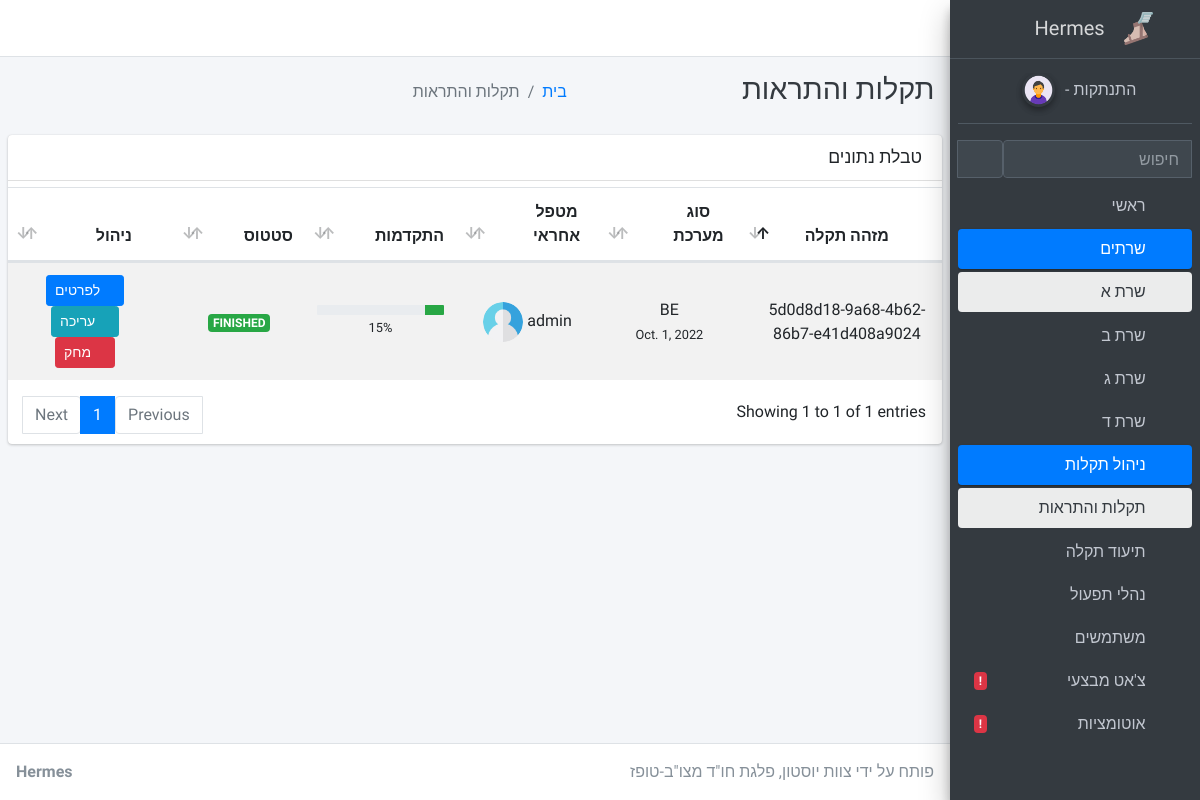
/management-alerts, run on the app's committed database.
### apps/home/models.py (models this page shows, shortened)
class Record(models.Model):
    AIRPORT = 'AIRPORT'
    BE = 'BE'
    CHOICES_SYSTEM = (
        (AIRPORT, 'AIRPORT'),
        (BE, 'BE')
    )
    FINISHED = 'FINISHED'
    IN_PROGRESS = 'IN PROGRESS'
    ABORTED = 'ABORTED'
    CHOICES_STATUS = (
        (FINISHED, 'FINISHED'),
        (IN_PROGRESS, 'IN PROGRESS'),
        (ABORTED, 'ABORTED')
    )
    id = models.AutoField(primary_key=True)
    record_id =  models.UUIDField(default=uuid.uuid4, editable=False)
    created_by = models.ForeignKey(User, related_name='records', on_delete=models.CASCADE)
    system_type = models.CharField(max_length=20, choices=CHOICES_SYSTEM, default=AIRPORT)
    status = models.CharField(max_length=20, choices=CHOICES_STATUS, default=IN_PROGRESS)
    network = models.CharField(max_length = 12)
    date_start = models.DateField()
    date_finish = models.DateField()
    progression = PositiveIntegerField(default=0, validators=[MinValueValidator(0), MaxValueValidator(100)])
    short_description = models.TextField(blank=True, null=True)
    long_description = models.TextField(blank=True, null=True)
    short_solution = models.TextField(blank=True, null=True)
    long_solution = models.TextField(blank=True, null=True)

### apps/home/views.py (the view)
# urls.py: path('management-alerts', views.alerts, name='management-alerts'),
def alerts(request):
    alerts = Record.objects.all()
    context = {'management', 'alerts'}
    return render(request,'home/alerts.html', {'alerts': alerts, 'segment' : context})

### apps/context_processors.py (called while the page is built)
def cfg_assets_root(request):
    return { 'ASSETS_ROOT' : settings.ASSETS_ROOT }

### apps/templates/home/alerts.html (shortened to what this page needs)
{% extends "layouts/base.html" %}
{% block body_class %} sidebar-mini layout-fixed layout-navbar-fixed layout-footer-fixed {% endblock body_class %}
{% block stylesheets %}
  <link rel="stylesheet" href="{{ ASSETS_ROOT }}/plugins/fontawesome-free/css/all.min.css">
  <link rel="stylesheet" href="{{ ASSETS_ROOT }}/plugins/datatables-bs4/css/dataTables.bootstrap4.min.css">
  <link rel="stylesheet" href="{{ ASSETS_ROOT }}/css/adminlte.min.css">
{% endblock stylesheets %}
{% block content %}
  <div class="content-wrapper">
    <div class="content-header" style="direction:rtl">
      <div class="container-fluid">
        <div class="row mb-2">
          <div class="col-sm-3">
            <h1 class="m-0 text-dark">תקלות והתראות</h1>
          </div>
          <div class="col-sm-4">
            <ol class="breadcrumb float-sm-left">
              <li class="breadcrumb-item"><a href="/">בית</a></li>
              <li class="breadcrumb-item active">תקלות והתראות</li>
            </ol>
          </div>
        </div>
      </div>
    </div>
    <section class="content" style="direction: rtl">
      <div class="card">
        <div class="card-header">
          <h3 class="card-title">טבלת נתונים</h3>
        </div>
        <div class="card-body p-0">
          <table id="table" class="table table-striped projects">
              <thead>
                  <tr class="text-center">
                    <th>מזהה תקלה</th>
                    <th>סוג מערכת</th>
                    <th>מטפל אחראי</th>
                    <th>התקדמות</th>
                    <th>סטטוס</th>
                    <th>ניהול</th>
                  </tr>
              </thead>
              <tbody>
                {% for a in alerts %}
                  <tr class="text-center">
                      <td>{{a.record_id}}</td>
                      <td>
                          <a>{{a.system_type}}</a>
                          <br/>
                          <small>{{a.date_start}}</small>
                      </td>
                      <td>
                        <img alt="Avatar" class="table-avatar" src="{{ ASSETS_ROOT }}/img/user.png">
                      </td>
                      <td class="project_progress">
                          <div class="progress progress-sm">
                              <div class="progress-bar bg-green" role="progressbar" aria-valuenow="{{a.progression}}" aria-valuemin="0" aria-valuemax="100" style="width: {{a.progression}}%">
                              </div>
                          </div>
                          <small> {{a.progression}}% </small>
                      </td>
                      <td class="project-state">
                        {% if a.status == "FINISHED" %}
                          <span class="badge badge-success">{{a.status}}</span>
                        {% else %}
                            {% if a.status == "IN PROGRESS" %}
                              <span class="badge badge-warning">{{a.status}}</span>
                            {% else %}
                              <span class="badge badge-danger">{{a.status}}</span>
                            {% endif %}
                        {% endif %}
                      </td>
                      <td class="project-actions text-center">
                          <a class="btn btn-primary btn-sm" href="{% url 'management-view' a.id  %}">
                              <i class="fas fa-folder"></i>
                              לפרטים
                          </a>
                          <a class="btn btn-info btn-sm" href="{% url 'management-edit' a.id  %}">
                              <i class="fas fa-pencil-alt"></i>
                              עריכה
                          </a>
                          <a class="btn btn-danger btn-sm" href="{% url 'management-del' a.id  %}">
                              <i class="fas fa-trash"></i>
                              מחק
                          </a>
                      </td>
                  </tr>
                {% endfor %}
              </tbody>
          </table>
        </div>
      </div>
    </section>
  </div>
{% endblock content %}

### data on the page
Record: record_id "5d0d8d18-9a68-4b62-86b7-e41d408a9024", system_type "BE", date_start "Oct. 1, 2022", progression "15", status "FINISHED"
